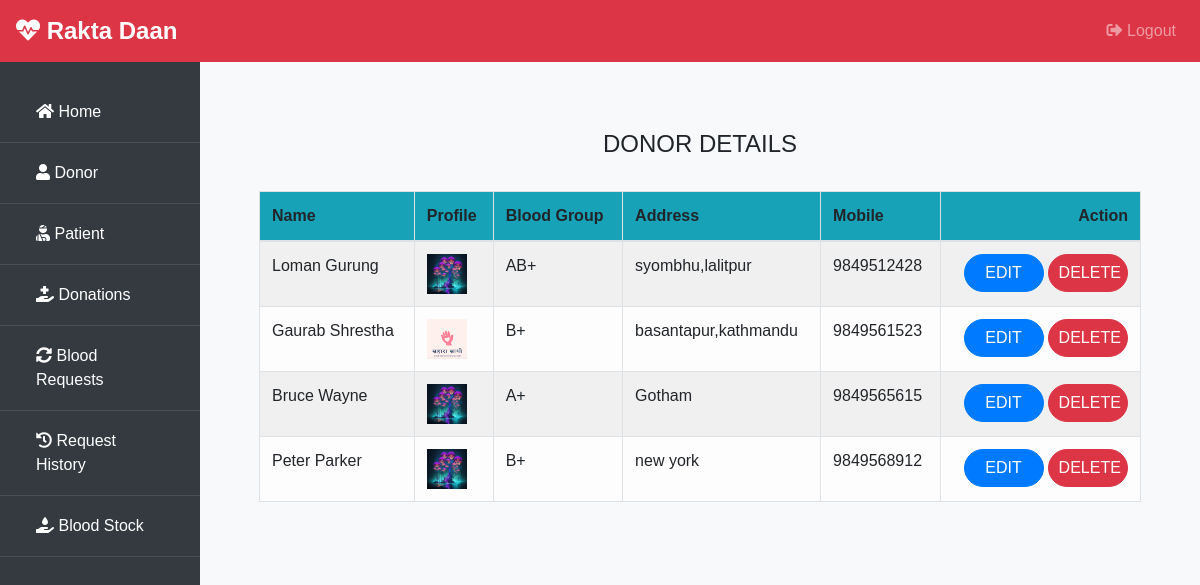
/admin-donor (signed in), run on the app's committed database.
### donor/models.py (models this page shows, shortened)
class Donor(models.Model):
    user=models.OneToOneField(User,on_delete=models.CASCADE)
    profile_pic= models.ImageField(upload_to='profile_pic/Donor/',null=True,blank=True)
    bloodgroup=models.CharField(max_length=10)
    address = models.CharField(max_length=40)
    mobile = models.CharField(max_length=20,null=False)
    @property
    def get_name(self):
        return self.user.first_name+" "+self.user.last_name

### blood/views.py (the view)
# urls.py: path('admin-donor', views.admin_donor_view,name='admin-donor'),
@login_required(login_url='adminlogin')
def admin_donor_view(request):
    donors=dmodels.Donor.objects.all()
    return render(request,'blood/admin_donor.html',{'donors':donors})

### templates/blood/admin_donor.html
{% extends 'blood/adminbase.html' %}
{% block content %}
{% load widget_tweaks %}
{%load static%}
<br><br>
<div class="container">
    <H4 class="text-center">DONOR DETAILS</H4><br>
    <table class="table table-light table-hover table-bordered table-striped">
        <thead class="bg-info">
            <tr>
                <th scope="col">Name</th>
                <th scope="col">Profile</th>
                <th scope="col">Blood Group</th>
                <th scope="col">Address</th>
                <th scope="col">Mobile</th>
                <th class="text-right">Action</th>
            </tr>
        </thead>
        <tbody>
            {% for t in donors %}
            <tr>
                <td> {{t.get_name}}</td>
                <td> <img src="{% static t.profile_pic.url %}" alt="Profile Pic" height="40px" width="40px" /></td>
                <td>{{t.bloodgroup}}</td>
                <td>{{t.address}}</td>
                <td>{{t.mobile}}</td>
                <td class="text-right">
                    <button class="btn btn-primary badge-pill" style="width: 80px;"><a  style="text-decoration: none;color: white;" href="{% url 'update-donor' t.id  %}">EDIT</a> </button>
                    <button class="btn btn-danger badge-pill" style="width: 80px;"><a  style="text-decoration: none;color: white;" href="{% url 'delete-donor' t.id  %}">DELETE</a> </button>
                </td>
            </tr>
            {% endfor %}
        </tbody>
    </table>
</div>
{% endblock content %}

### templates/blood/adminbase.html (shortened to what this page needs)
<!DOCTYPE html>
<html lang="en">
<head>
    <link rel="stylesheet" href="https://maxcdn.bootstrapcdn.com/bootstrap/4.0.0/css/bootstrap.min.css">
    <link rel="stylesheet" href="https://cdnjs.cloudflare.com/ajax/libs/font-awesome/5.14.0/css/all.css">
</head>
<body>
<nav class="navbar navbar-expand-lg navbar-dark">
    <a class="navbar-brand" href="#"><i class="fas fa-heartbeat"></i> Rakta Daan</a>
    <div class="collapse navbar-collapse" id="navbarSupportedContent">
        <ul class="navbar-nav ml-auto">
            <li class="nav-item">
                <a class="nav-link" href="/logout"><i class="fas fa-sign-out-alt"></i> Logout</a>
            </li>
        </ul>
    </div>
</nav>
<div class="container-fluid">
    <div class="row">
        <nav class="col-md-2 d-none d-md-block sidebar">
            <div class="sidebar-sticky">
                <ul class="nav flex-column">
                    <li class="nav-item">
                        <a class="nav-link" href="/"><i class="fas fa-home"></i> Home</a>
                    </li>
                    <li class="nav-item">
                        <a class="nav-link" href="/admin-donor"><i class="fas fa-user"></i> Donor</a>
                    </li>
                    <li class="nav-item">
                        <a class="nav-link" href="/admin-patient"><i class="fas fa-user-injured"></i> Patient</a>
                    </li>
                    <li class="nav-item">
                        <a class="nav-link" href="/admin-donation"><i class="fas fa-hand-holding-medical"></i> Donations</a>
                    </li>
                    <li class="nav-item">
                        <a class="nav-link" href="/admin-request"><i class="fas fa-sync-alt"></i> Blood Requests</a>
                    </li>
                    <li class="nav-item">
                        <a class="nav-link" href="/admin-request-history"><i class="fas fa-history"></i> Request History</a>
                    </li>
                    <li class="nav-item">
                        <a class="nav-link" href="/admin-blood"><i class="fas fa-hand-holding-water"></i> Blood Stock</a>
                    </li>
                </ul>
            </div>
        </nav>
        <main role="main" class="col-md-9 ml-sm-auto col-lg-10 px-4">
            <div class="main-content">
                {% block content %}
                {% endblock %}
            </div>
        </main>
    </div>
</div>
</body>
</html>

### templates/blood/adminbase.html (style rules this page uses)
body { font-family: Arial, sans-serif; background-color: #f8f9fa; }
.navbar { background-color: #dc3545; color: #fff; }
.navbar-brand { font-weight: bold; font-size: 24px; }
.sidebar { background-color: #343a40; color: #fff; padding: 20px 0; height: 100vh; }
.sidebar ul li { padding: 10px 20px; border-bottom: 1px solid rgba(255, 255, 255, 0.1); }
.sidebar ul li a { color: #fff; display: block; }
.main-content { padding: 20px; height: 100vh; overflow-y: auto; }

### data on the page
Donor: get_name "Loman Gurung", profile_pic (picture), bloodgroup "AB+", address "syombhu,lalitpur", mobile "9849512428"
Donor: get_name "Gaurab Shrestha", profile_pic (picture), bloodgroup "B+", address "basantapur,kathmandu", mobile "9849561523"
Donor: get_name "Bruce Wayne", profile_pic (picture), bloodgroup "A+", address "Gotham", mobile "9849565615"
Donor: get_name "Peter Parker", profile_pic (picture), bloodgroup "B+", address "new york", mobile "9849568912"
